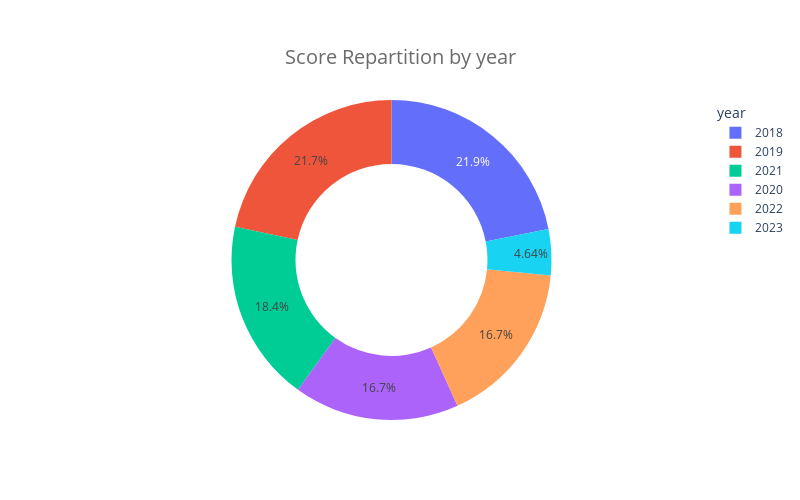

Notebook code cell kept with this figure:
### Code cell
########### Descriptive Analysis

def create_donut_chart(df, label_column):
    # Count the frequency of each label
    label_counts = df[label_column].value_counts()

    # Create the donut chart
    fig = go.Figure(data=[go.Pie(labels=label_counts.index, 
                                 values=label_counts.values, 
                                 hole=.6,
                                #  marker=dict(colors=palette), 
                                # default:['#1f77b4',  '#ff7f0e',  '#2ca02c',  '#d62728',  '#9467bd',  '#8c564b',  '#e377c2',  '#7f7f7f',  '#bcbd22',  '#17becf']
                                 hovertemplate='%{label}: %{value}<extra></extra>'
                                )
                    ])
    
    fig.update_layout(
        legend_title_text=f"{label_column}",
        title={'text': f'Score Repartition by {label_column}',
               'y':0.9,'x':0.5,
               'xanchor': 'center','yanchor': 'top'},
        title_font=dict(size=20,
                        color='rgb(107, 107, 107)'),
        autosize=False,
        width=800,
        height=500
    )
    return fig

create_donut_chart(df_labelled, 'year')

### Figure 1 — Plotly figure (JSON) as saved in the notebook; plotly's stock layout.template omitted (floating-point values rounded to 4 significant figures)
{"data": [{"hole": 0.6, "hovertemplate": "%{label}: %{value}<extra></extra>", "labels": ["2018", "2019", "2020", "2021", "2022", "2023"], "type": "pie", "values": [7841, 7754, 5979, 6592, 5976, 1662]}], "layout": {"autosize": false, "height": 500, "legend": {"title": {"text": "year"}}, "title": {"font": {"color": "rgb(107, 107, 107)", "size": 20}, "text": "Score Repartition by year", "x": 0.5, "xanchor": "center", "y": 0.9, "yanchor": "top"}, "width": 800}}
